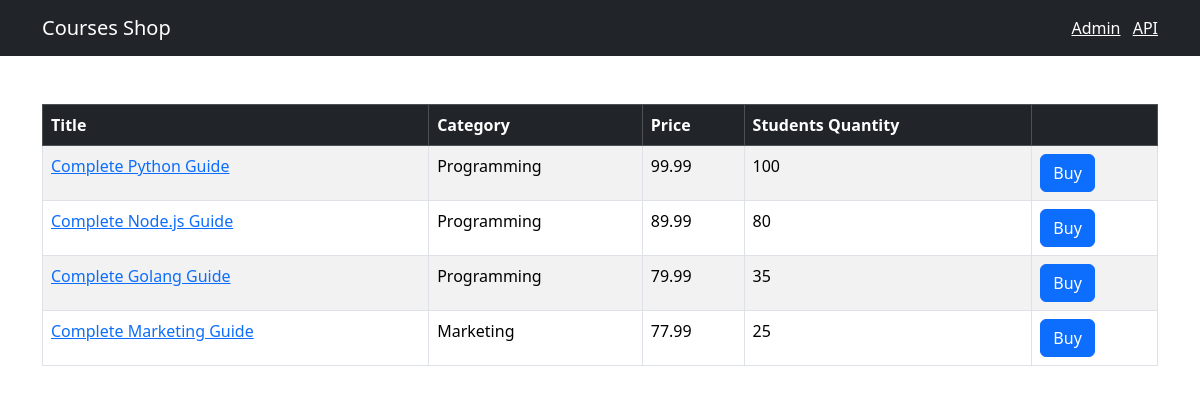
Before: / with the older database file.
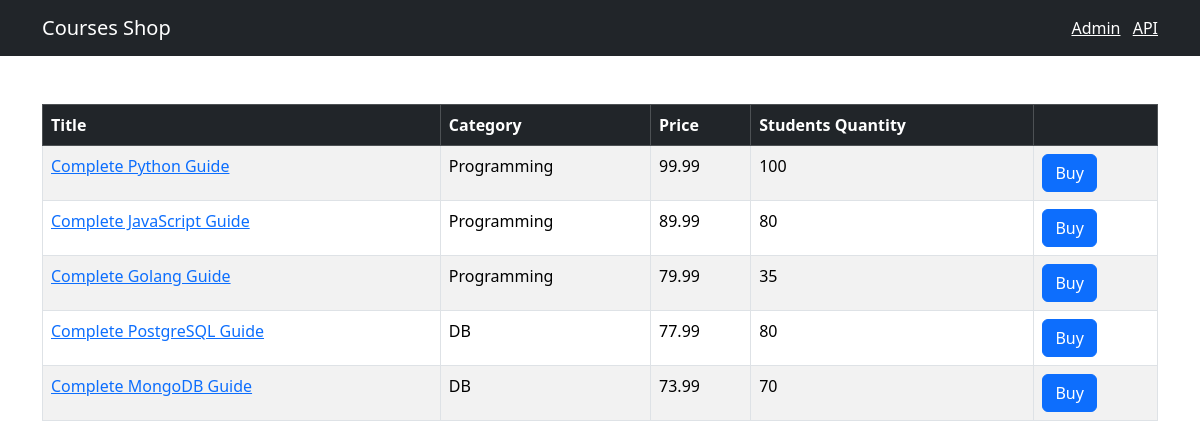
After: the same page with the newer database file.
### shop/models.py (models this page shows, shortened)
class Course(models.Model):
    title = models.CharField(max_length=300)
    price = models.FloatField()
    students_qty = models.IntegerField()
    reviews_qty = models.IntegerField()
    category = models.ForeignKey(Category, on_delete=models.CASCADE)
    created_at = models.DateTimeField(default=timezone.now)

class Category(models.Model):
    title = models.CharField(max_length=255)
    created_at = models.DateTimeField(default=timezone.now)
    def __str__(self):
        return self.title

### shop/views.py (the view)
# urls.py: path("", views.index, name="index"),
def index(request):
    courses = Course.objects.all()
    return render(request, "shop/courses.html", {"courses": courses})

### templates/shop/courses.html (shortened to what this page needs)
{% extends "base.html" %}
{% block content %}
<table class="table mt-5 table-bordered table-striped table-hover">
  <thead class="table-dark">
    <tr>
      <th>Title</th>
      <th>Category</th>
      <th>Price</th>
      <th>Students Quantity</th>
      <th></th>
    </tr>
  </thead>
  <tbody>
    {% for course in courses %}
    <tr>
      <td> <a href={% url "shop:single_course" course.id %}>{{ course.title }}</a>
      </td>
      <td>{{ course.category }}</td>
      <td>{{ course.price }}</td>
      <td>{{ course.students_qty }}</td>
      <td><button class="btn btn-primary">Buy</button></td>
    </tr>
    {% endfor %}
  </tbody>
</table>
{% endblock %}

### templates/base.html (shortened to what this page needs)
<!DOCTYPE html>
<html lang="en">
  <head>
    <link
      href="https://cdn.jsdelivr.net/npm/bootstrap@5.3.2/dist/css/bootstrap.min.css"
      rel="stylesheet"
    />
  </head>
  <body>
    <nav class="navbar navbar-dark bg-dark">
      <div class="container">
        <a href={% url "shop:index" %} class="navbar-brand"> Courses Shop</a>
        <span class="navbar-text">
          <a href="/admin/" class="me-2" target="_blank">Admin</a>
          <a href="/api/v1/" target="_blank">API</a>
        </span>
      </div>
    </nav>
    <main class="container">{% block content %} {% endblock %}</main>
  </body>
</html>

Changed rows visible on the page:
changed Course: title "Complete Node.js Guide" → "Complete JavaScript Guide"
changed Course: title "Complete Marketing Guide" → "Complete PostgreSQL Guide"; category "Marketing" → "DB"; students_qty "25" → "80"
added Course: title "Complete MongoDB Guide", category "DB", price "73.99", students_qty "70"
